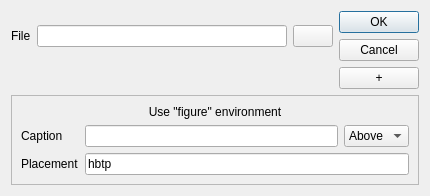
<?xml version="1.0" encoding="UTF-8"?>
<ui version="4.0">
 <class>GraphicFileChooser</class>
 <widget class="QDialog" name="GraphicFileChooser">
  <property name="geometry">
   <rect>
    <x>0</x>
    <y>0</y>
    <width>469</width>
    <height>192</height>
   </rect>
  </property>
  <property name="sizePolicy">
   <sizepolicy hsizetype="Preferred" vsizetype="Minimum">
    <horstretch>0</horstretch>
    <verstretch>0</verstretch>
   </sizepolicy>
  </property>
  <layout class="QGridLayout" name="gridLayout_3">
   <property name="sizeConstraint">
    <enum>QLayout::SetFixedSize</enum>
   </property>
   <item row="0" column="0">
    <layout class="QVBoxLayout" name="verticalLayout">
     <item>
      <layout class="QHBoxLayout" name="horizontalLayout">
       <item>
        <widget class="QLabel" name="label">
         <property name="sizePolicy">
          <sizepolicy hsizetype="Minimum" vsizetype="Fixed">
           <horstretch>0</horstretch>
           <verstretch>0</verstretch>
          </sizepolicy>
         </property>
         <property name="text">
          <string>File</string>
         </property>
         <property name="buddy">
          <cstring>lineEdit</cstring>
         </property>
        </widget>
       </item>
       <item>
        <widget class="QLineEdit" name="lineEdit">
         <property name="sizePolicy">
          <sizepolicy hsizetype="MinimumExpanding" vsizetype="Fixed">
           <horstretch>0</horstretch>
           <verstretch>0</verstretch>
          </sizepolicy>
         </property>
         <property name="minimumSize">
          <size>
           <width>250</width>
           <height>0</height>
          </size>
         </property>
        </widget>
       </item>
       <item>
        <widget class="QPushButton" name="pushButton">
         <property name="sizePolicy">
          <sizepolicy hsizetype="Minimum" vsizetype="Fixed">
           <horstretch>0</horstretch>
           <verstretch>0</verstretch>
          </sizepolicy>
         </property>
         <property name="text">
          <string/>
         </property>
         <property name="icon">
          <iconset resource="texmaker.qrc">
           <normaloff>:/images/fileopen.png</normaloff>:/images/fileopen.png</iconset>
         </property>
         <property name="iconSize">
          <size>
           <width>22</width>
           <height>22</height>
          </size>
         </property>
        </widget>
       </item>
      </layout>
     </item>
     <item>
      <layout class="QHBoxLayout" name="horizontalLayout_2"/>
     </item>
    </layout>
   </item>
   <item row="0" column="1">
    <widget class="QDialogButtonBox" name="buttonBox">
     <property name="sizePolicy">
      <sizepolicy hsizetype="Fixed" vsizetype="Fixed">
       <horstretch>0</horstretch>
       <verstretch>0</verstretch>
      </sizepolicy>
     </property>
     <property name="orientation">
      <enum>Qt::Vertical</enum>
     </property>
     <property name="standardButtons">
      <set>QDialogButtonBox::Cancel|QDialogButtonBox::Ok</set>
     </property>
    </widget>
   </item>
   <item row="1" column="1">
    <widget class="QPushButton" name="moreButton">
     <property name="sizePolicy">
      <sizepolicy hsizetype="Minimum" vsizetype="Fixed">
       <horstretch>0</horstretch>
       <verstretch>0</verstretch>
      </sizepolicy>
     </property>
     <property name="text">
      <string>+</string>
     </property>
    </widget>
   </item>
   <item row="2" column="0" colspan="2">
    <widget class="QFrame" name="extension">
     <property name="frameShape">
      <enum>QFrame::StyledPanel</enum>
     </property>
     <property name="frameShadow">
      <enum>QFrame::Raised</enum>
     </property>
     <layout class="QGridLayout" name="gridLayout_2">
      <item row="0" column="0">
       <layout class="QGridLayout" name="gridLayout">
        <item row="1" column="0">
         <widget class="QLabel" name="labelCaption">
          <property name="sizePolicy">
           <sizepolicy hsizetype="Preferred" vsizetype="Minimum">
            <horstretch>0</horstretch>
            <verstretch>0</verstretch>
           </sizepolicy>
          </property>
          <property name="text">
           <string>Caption</string>
          </property>
         </widget>
        </item>
        <item row="1" column="1">
         <widget class="QLineEdit" name="lineEditCaption">
          <property name="sizePolicy">
           <sizepolicy hsizetype="Expanding" vsizetype="Minimum">
            <horstretch>0</horstretch>
            <verstretch>0</verstretch>
           </sizepolicy>
          </property>
         </widget>
        </item>
        <item row="1" column="2">
         <widget class="QComboBox" name="comboBoxCaption">
          <property name="sizePolicy">
           <sizepolicy hsizetype="Preferred" vsizetype="Minimum">
            <horstretch>0</horstretch>
            <verstretch>0</verstretch>
           </sizepolicy>
          </property>
          <item>
           <property name="text">
            <string>Above</string>
           </property>
          </item>
          <item>
           <property name="text">
            <string>Below</string>
           </property>
          </item>
         </widget>
        </item>
        <item row="2" column="0">
         <widget class="QLabel" name="labelPlacement">
          <property name="sizePolicy">
           <sizepolicy hsizetype="Preferred" vsizetype="Minimum">
            <horstretch>0</horstretch>
            <verstretch>0</verstretch>
           </sizepolicy>
          </property>
          <property name="text">
           <string>Placement</string>
          </property>
         </widget>
        </item>
        <item row="2" column="1" colspan="2">
         <widget class="QLineEdit" name="lineEditPlacement">
          <property name="sizePolicy">
           <sizepolicy hsizetype="Expanding" vsizetype="Minimum">
            <horstretch>0</horstretch>
            <verstretch>0</verstretch>
           </sizepolicy>
          </property>
          <property name="text">
           <string>hbtp</string>
          </property>
         </widget>
        </item>
        <item row="0" column="0" colspan="3">
         <widget class="QLabel" name="labelFigure">
          <property name="sizePolicy">
           <sizepolicy hsizetype="Preferred" vsizetype="Minimum">
            <horstretch>0</horstretch>
            <verstretch>0</verstretch>
           </sizepolicy>
          </property>
          <property name="text">
           <string>Use &quot;figure&quot; environment</string>
          </property>
          <property name="alignment">
           <set>Qt::AlignCenter</set>
          </property>
         </widget>
        </item>
       </layout>
      </item>
     </layout>
    </widget>
   </item>
  </layout>
 </widget>
 <tabstops>
  <tabstop>lineEdit</tabstop>
  <tabstop>pushButton</tabstop>
 </tabstops>
 <resources>
  <include location="texmaker.qrc"/>
 </resources>
 <connections>
  <connection>
   <sender>buttonBox</sender>
   <signal>accepted()</signal>
   <receiver>GraphicFileChooser</receiver>
   <slot>accept()</slot>
   <hints>
    <hint type="sourcelabel">
     <x>221</x>
     <y>176</y>
    </hint>
    <hint type="destinationlabel">
     <x>221</x>
     <y>96</y>
    </hint>
   </hints>
  </connection>
  <connection>
   <sender>buttonBox</sender>
   <signal>rejected()</signal>
   <receiver>GraphicFileChooser</receiver>
   <slot>reject()</slot>
   <hints>
    <hint type="sourcelabel">
     <x>221</x>
     <y>176</y>
    </hint>
    <hint type="destinationlabel">
     <x>221</x>
     <y>96</y>
    </hint>
   </hints>
  </connection>
 </connections>
</ui>
